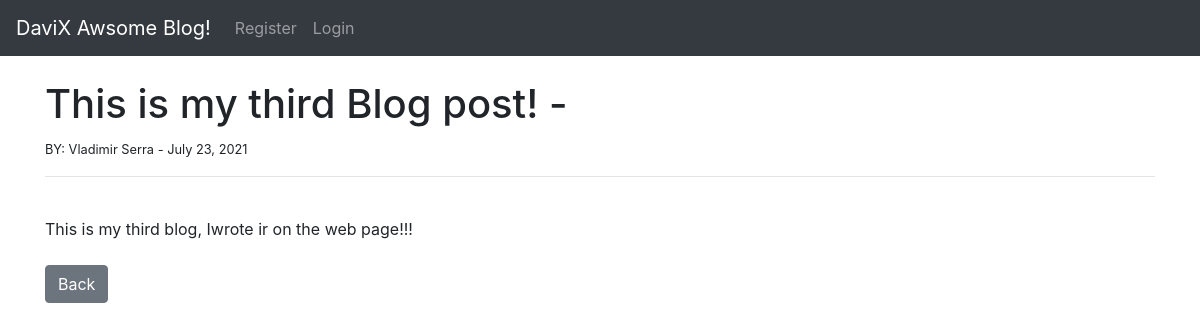
/article/4, run on an earlier commit of the app's database.
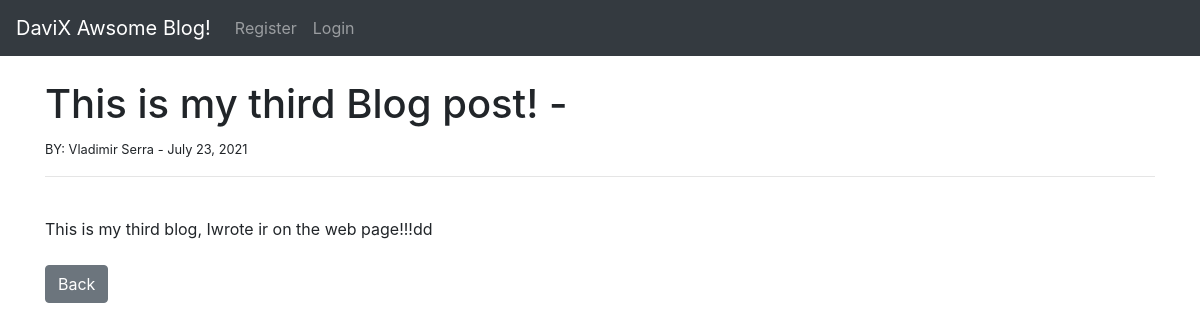
And on a later commit of the database.
### theblog/models.py (models this page shows, shortened)
class Post(models.Model):
    title = models.CharField(max_length=255)
    title_tag = models.CharField(max_length=255)
    author = models.ForeignKey(User, on_delete=models.CASCADE)
    body = models.TextField()
    post_date = models.DateField(auto_now_add=True)
    category = models.CharField(max_length=255, default='coding')

### theblog/views.py (the view)
# urls.py: path('article/<int:pk>', ArticleDetailView.as_view(), name='article-detail'),
class ArticleDetailView(DetailView):
    model = Post
    template_name = 'article_details.html'

### theblog/templates/article_details.html (shortened to what this page needs)
{% extends 'base.html' %}
{% block content %}
<h1>{{ post.title }} - </h1>
<small>BY:
    {{ post.author.first_name}}
    {{ post.author.last_name }} -
    {{post.post_date}}
</small><br />
<hr>
<br>
{{ post.body|safe}}
<br /><br />
<a href="{% url 'home' %}" class="btn btn-secondary">Back</a>
{% endblock %}

What changed in the data, as far as the page shows it:
changed Post "This is my third Blog post!": body "This is my third blog, Iwrote ir on the web page!!!" → "This is my third blog, Iwrote ir on the web page!!!dd"
